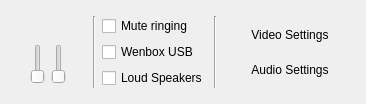
<ui version="4.0" >
 <author></author>
 <comment></comment>
 <exportmacro></exportmacro>
 <class>WengoPhoneWindowConfigPanel</class>
 <widget class="QWidget" name="WengoPhoneWindowConfigPanel" >
  <property name="geometry" >
   <rect>
    <x>0</x>
    <y>0</y>
    <width>366</width>
    <height>104</height>
   </rect>
  </property>
  <layout class="QGridLayout" >
   <property name="margin" >
    <number>9</number>
   </property>
   <property name="spacing" >
    <number>6</number>
   </property>
   <item row="0" column="2" >
    <layout class="QGridLayout" >
     <property name="margin" >
      <number>0</number>
     </property>
     <property name="spacing" >
      <number>6</number>
     </property>
     <item row="1" column="0" >
      <widget class="QCheckBox" name="enableWenboxCheckBox" >
       <property name="toolTip" >
        <string>Enable Wenbox usage</string>
       </property>
       <property name="text" >
        <string>Wenbox USB</string>
       </property>
      </widget>
     </item>
     <item row="2" column="0" >
      <widget class="QCheckBox" name="halfDuplexCheckBox" >
       <property name="toolTip" >
        <string>Enable half-duplex mode</string>
       </property>
       <property name="text" >
        <string>Loud Speakers</string>
       </property>
      </widget>
     </item>
     <item row="0" column="0" >
      <widget class="QCheckBox" name="muteRingingCheckBox" >
       <property name="toolTip" >
        <string>Do not ring on incoming calls</string>
       </property>
       <property name="text" >
        <string>Mute ringing</string>
       </property>
      </widget>
     </item>
    </layout>
   </item>
   <item row="0" column="4" >
    <layout class="QGridLayout" >
     <property name="margin" >
      <number>0</number>
     </property>
     <property name="spacing" >
      <number>6</number>
     </property>
     <item rowspan="2" row="0" column="0" >
      <spacer>
       <property name="orientation" >
        <enum>Qt::Horizontal</enum>
       </property>
       <property name="sizeHint" >
        <size>
         <width>40</width>
         <height>31</height>
        </size>
       </property>
      </spacer>
     </item>
     <item row="1" column="1" >
      <widget class="QToolButton" name="audioSettingsButton" >
       <property name="text" >
        <string>Audio Settings</string>
       </property>
       <property name="icon" >
        <iconset resource="wengophone.qrc" >:/pics/config/audio.png</iconset>
       </property>
       <property name="toolButtonStyle" >
        <enum>Qt::ToolButtonTextBesideIcon</enum>
       </property>
       <property name="autoRaise" >
        <bool>true</bool>
       </property>
      </widget>
     </item>
     <item row="0" column="1" >
      <widget class="QToolButton" name="videoSettingsButton" >
       <property name="text" >
        <string>Video Settings</string>
       </property>
       <property name="icon" >
        <iconset resource="wengophone.qrc" >:/pics/config/video.png</iconset>
       </property>
       <property name="toolButtonStyle" >
        <enum>Qt::ToolButtonTextBesideIcon</enum>
       </property>
       <property name="autoRaise" >
        <bool>true</bool>
       </property>
      </widget>
     </item>
     <item rowspan="2" row="0" column="2" >
      <spacer>
       <property name="orientation" >
        <enum>Qt::Horizontal</enum>
       </property>
       <property name="sizeHint" >
        <size>
         <width>40</width>
         <height>31</height>
        </size>
       </property>
      </spacer>
     </item>
    </layout>
   </item>
   <item row="0" column="1" >
    <widget class="QFrame" name="frame" >
     <property name="minimumSize" >
      <size>
       <width>3</width>
       <height>16</height>
      </size>
     </property>
     <property name="maximumSize" >
      <size>
       <width>3</width>
       <height>16777215</height>
      </size>
     </property>
     <property name="frameShape" >
      <enum>QFrame::VLine</enum>
     </property>
     <property name="frameShadow" >
      <enum>QFrame::Sunken</enum>
     </property>
    </widget>
   </item>
   <item row="0" column="3" >
    <widget class="QFrame" name="frame_2" >
     <property name="minimumSize" >
      <size>
       <width>3</width>
       <height>16</height>
      </size>
     </property>
     <property name="maximumSize" >
      <size>
       <width>3</width>
       <height>16777215</height>
      </size>
     </property>
     <property name="frameShape" >
      <enum>QFrame::VLine</enum>
     </property>
     <property name="frameShadow" >
      <enum>QFrame::Sunken</enum>
     </property>
    </widget>
   </item>
   <item row="0" column="0" >
    <layout class="QGridLayout" >
     <property name="margin" >
      <number>0</number>
     </property>
     <property name="spacing" >
      <number>6</number>
     </property>
     <item row="1" column="1" >
      <widget class="QSlider" name="outputSoundSlider" >
       <property name="minimumSize" >
        <size>
         <width>0</width>
         <height>35</height>
        </size>
       </property>
       <property name="maximumSize" >
        <size>
         <width>16777215</width>
         <height>40</height>
        </size>
       </property>
       <property name="orientation" >
        <enum>Qt::Vertical</enum>
       </property>
      </widget>
     </item>
     <item row="1" column="2" >
      <widget class="QSlider" name="inputSoundSlider" >
       <property name="minimumSize" >
        <size>
         <width>0</width>
         <height>35</height>
        </size>
       </property>
       <property name="maximumSize" >
        <size>
         <width>16777215</width>
         <height>40</height>
        </size>
       </property>
       <property name="orientation" >
        <enum>Qt::Vertical</enum>
       </property>
      </widget>
     </item>
     <item row="0" column="1" >
      <widget class="QLabel" name="outputSoundLabel" >
       <property name="maximumSize" >
        <size>
         <width>16</width>
         <height>16</height>
        </size>
       </property>
       <property name="pixmap" >
        <pixmap resource="wengophone.qrc" >:/pics/audio/speaker.png</pixmap>
       </property>
       <property name="scaledContents" >
        <bool>true</bool>
       </property>
      </widget>
     </item>
     <item row="0" column="2" >
      <widget class="QLabel" name="inputSoundLabel" >
       <property name="maximumSize" >
        <size>
         <width>16</width>
         <height>16</height>
        </size>
       </property>
       <property name="pixmap" >
        <pixmap resource="wengophone.qrc" >:/pics/audio/microphone.png</pixmap>
       </property>
       <property name="scaledContents" >
        <bool>true</bool>
       </property>
      </widget>
     </item>
     <item rowspan="2" row="0" column="3" >
      <spacer>
       <property name="orientation" >
        <enum>Qt::Horizontal</enum>
       </property>
       <property name="sizeHint" >
        <size>
         <width>40</width>
         <height>31</height>
        </size>
       </property>
      </spacer>
     </item>
     <item rowspan="2" row="0" column="0" >
      <spacer>
       <property name="orientation" >
        <enum>Qt::Horizontal</enum>
       </property>
       <property name="sizeHint" >
        <size>
         <width>40</width>
         <height>31</height>
        </size>
       </property>
      </spacer>
     </item>
    </layout>
   </item>
  </layout>
 </widget>
 <pixmapfunction></pixmapfunction>
 <tabstops>
  <tabstop>outputSoundSlider</tabstop>
  <tabstop>inputSoundSlider</tabstop>
  <tabstop>enableWenboxCheckBox</tabstop>
  <tabstop>halfDuplexCheckBox</tabstop>
  <tabstop>videoSettingsButton</tabstop>
  <tabstop>audioSettingsButton</tabstop>
 </tabstops>
 <resources>
  <include location="wengophone.qrc" />
 </resources>
 <connections/>
</ui>
